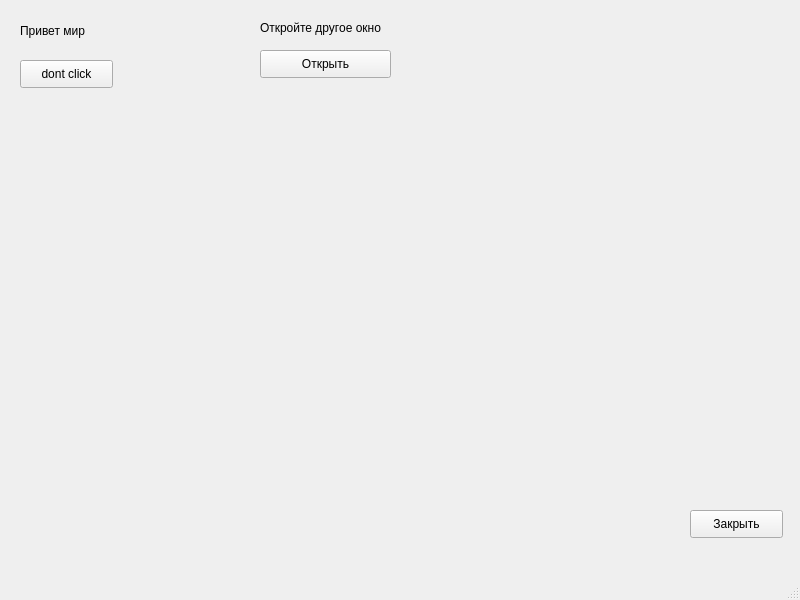
<?xml version="1.0" encoding="UTF-8"?>
<ui version="4.0">
 <class>MainWindow</class>
 <widget class="QMainWindow" name="MainWindow">
  <property name="geometry">
   <rect>
    <x>0</x>
    <y>0</y>
    <width>800</width>
    <height>600</height>
   </rect>
  </property>
  <property name="windowTitle">
   <string>MainWindow</string>
  </property>
  <widget class="QWidget" name="centralwidget">
   <widget class="QPushButton" name="pushButton">
    <property name="geometry">
     <rect>
      <x>20</x>
      <y>60</y>
      <width>93</width>
      <height>28</height>
     </rect>
    </property>
    <property name="text">
     <string>dont click</string>
    </property>
   </widget>
   <widget class="QLabel" name="label">
    <property name="geometry">
     <rect>
      <x>20</x>
      <y>20</y>
      <width>81</width>
      <height>21</height>
     </rect>
    </property>
    <property name="text">
     <string>Привет мир</string>
    </property>
   </widget>
   <widget class="QLabel" name="label_2">
    <property name="geometry">
     <rect>
      <x>260</x>
      <y>20</y>
      <width>141</width>
      <height>16</height>
     </rect>
    </property>
    <property name="text">
     <string>Откройте другое окно</string>
    </property>
   </widget>
   <widget class="QPushButton" name="pushButton_2">
    <property name="geometry">
     <rect>
      <x>260</x>
      <y>50</y>
      <width>131</width>
      <height>28</height>
     </rect>
    </property>
    <property name="text">
     <string>Открыть</string>
    </property>
   </widget>
   <widget class="QPushButton" name="pushButton_3">
    <property name="geometry">
     <rect>
      <x>690</x>
      <y>510</y>
      <width>93</width>
      <height>28</height>
     </rect>
    </property>
    <property name="text">
     <string>Закрыть</string>
    </property>
   </widget>
  </widget>
  <widget class="QMenuBar" name="menubar">
   <property name="geometry">
    <rect>
     <x>0</x>
     <y>0</y>
     <width>800</width>
     <height>26</height>
    </rect>
   </property>
  </widget>
  <widget class="QStatusBar" name="statusbar"/>
 </widget>
 <resources/>
 <connections/>
</ui>
